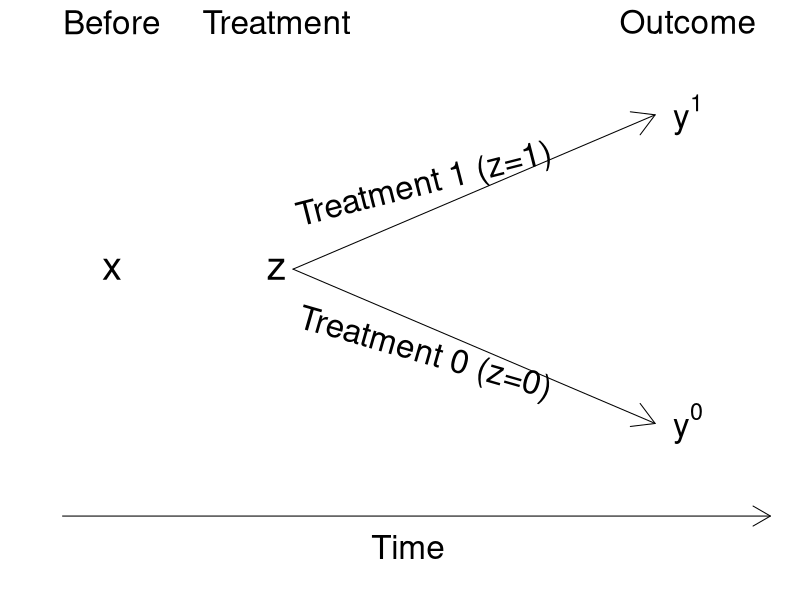

Reproduce this figure in R.
setwd("~/AndrewFiles/books/regression.and.other.stories/Examples/CausalDiagram")

pdf(here("CausalDiagram/figs","diagram1.pdf"), height=4.5, width=10)
par(mar=c(0,0,0,0))
plot(c(-.5,4), c(0,1.8), xlab="", ylab="", xaxt="n", yaxt="n", bty="n", type="n")
text(0, 1, "x", cex=2.4)
text(1, 1, "z", cex=2.4)
text(3.5, .5, expression (y^0), cex=2)
text(3.5, 1.5, expression (y^1), cex=2)
text(c(0,1,3.5), c(1.8,1.8,1.8), c("Before","Treatment","Outcome"), cex=2)
text(1.9, .72, "Treatment 0 (z=0)", cex=2, srt=-16)
text(1.9, 1.27, "Treatment 1 (z=1)", cex=2, srt=14.3)
arrows(c(1.1,1.1), c(1,1), c(3.3,3.3), c(.5, 1.5))
arrows(-.3,.2,4,.2, length=.2)
text(1.8, .1, "Time", cex=2)
dev.off()

# Diagram 2 for causal inference

